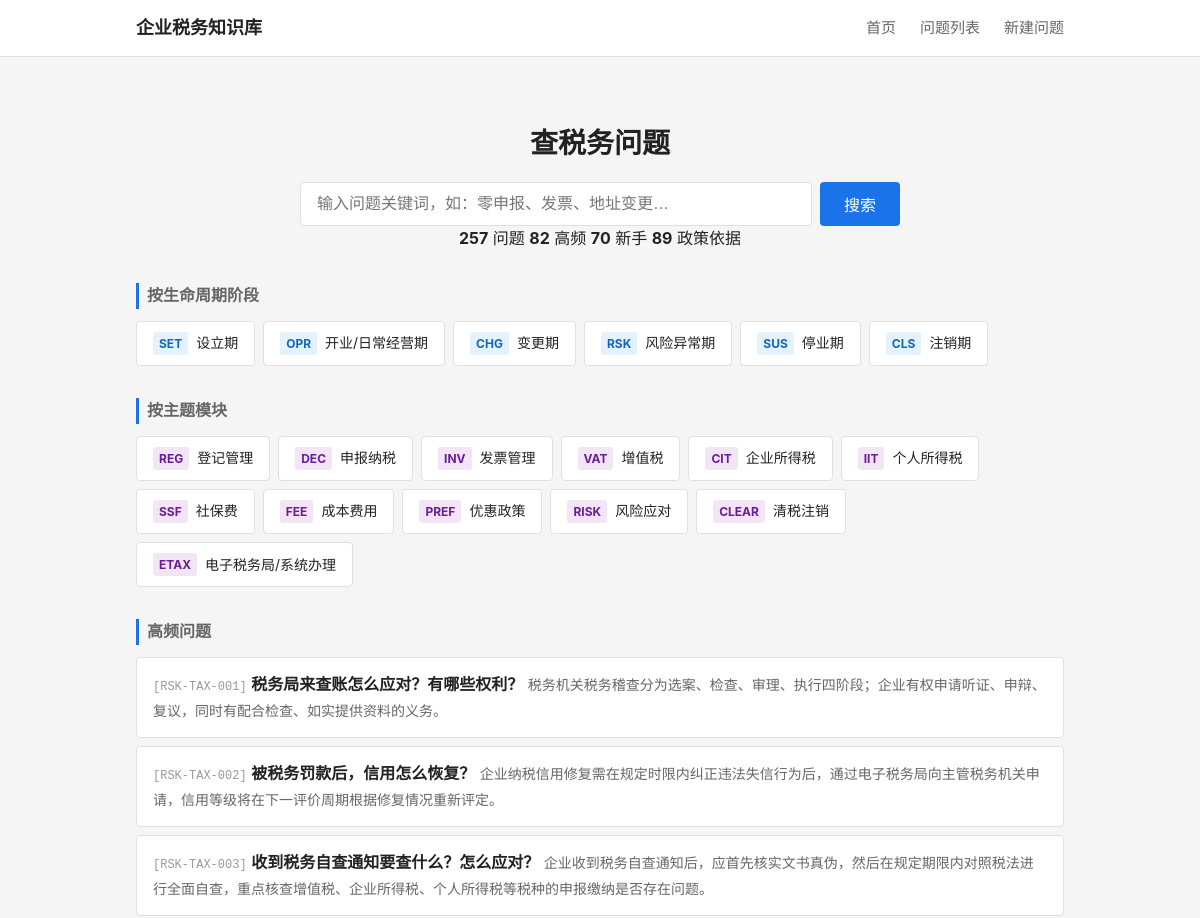
Before: / (upper part) with the older database file.
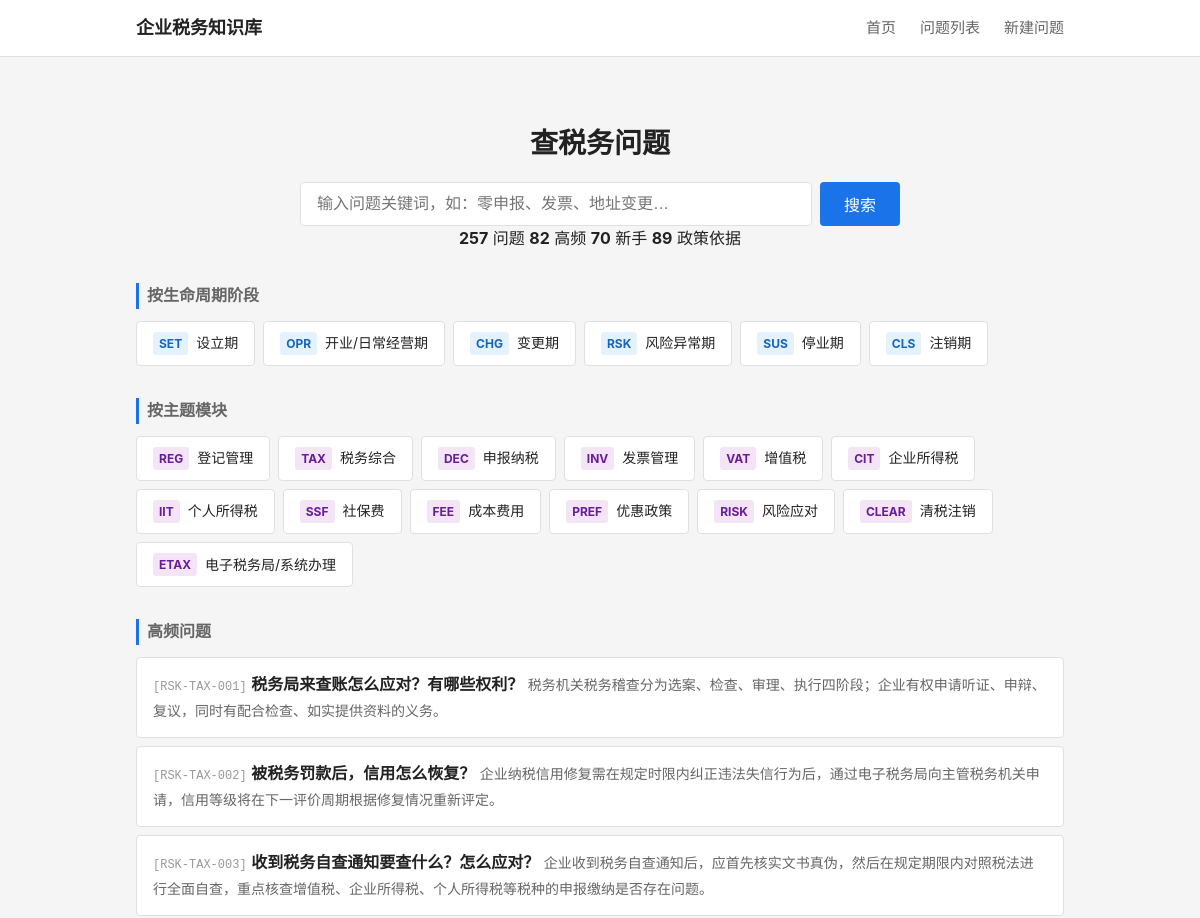
After: the same page with the newer database file.
### tables this page shows
CREATE TABLE tag_dict (
    id              INTEGER PRIMARY KEY AUTOINCREMENT,
    tag_code        TEXT NOT NULL UNIQUE,
    tag_name        TEXT NOT NULL,
    tag_category    TEXT,
    parent_id       INTEGER,
    display_order   INTEGER NOT NULL DEFAULT 1,
    status          TEXT NOT NULL DEFAULT 'active',

    FOREIGN KEY (parent_id) REFERENCES tag_dict(id) ON DELETE SET NULL
);

CREATE TABLE question_master (
    id              INTEGER PRIMARY KEY AUTOINCREMENT,
    question_code   TEXT NOT NULL UNIQUE,
    question_title  TEXT NOT NULL,
    question_plain  TEXT NOT NULL,

    -- 分类
    stage_code      TEXT NOT NULL,
    module_code     TEXT NOT NULL,
    question_type   TEXT NOT NULL,

    -- 答案
    one_line_answer TEXT NOT NULL,
    detailed_answer TEXT,
    core_definition TEXT,

    -- 条件与边界
    applicable_conditions TEXT,
    exceptions_boundary   TEXT,

    -- 实务
    practical_steps TEXT,
    risk_warning    TEXT,

    -- 适用范围
    scope_level     TEXT NOT NULL DEFAULT 'scope_national',
    local_region    TEXT,

    -- 确定性
    answer_certainty TEXT NOT NULL DEFAULT 'certain_clear',

    -- 元数据
    keywords        TEXT,
    high_frequency_flag INTEGER NOT NULL DEFAULT 0,
    newbie_flag     INTEGER NOT NULL DEFAULT 0,

    -- 版本管理
    status          TEXT NOT NULL DEFAULT 'draft',
    version_no      INTEGER NOT NULL DEFAULT 1,

    -- 审计字段
    created_at      TEXT NOT NULL DEFAULT (datetime('now')),
    updated_at      TEXT NOT NULL DEFAULT (datetime('now'))
);

### backend/app.py (the view)
    @app.route('/')
    def index():
        from services.question_service import QuestionService
        svc = QuestionService()
        stages = svc.get_stages()
        modules = svc.get_modules()
        high_freq = svc.get_high_frequency(limit=6)
        newbie = svc.get_newbie(limit=6)
        recent = svc.get_recent_updates(limit=6)
        stats = svc.get_stats()
        return render_template('index.html',
                               stages=stages, modules=modules,
                               high_freq=high_freq, newbie=newbie, recent=recent,
                               stats=stats)

### backend/services/question_service.py (called while the page is built)
    def _query(self, sql, params=None):
        conn = sqlite3.connect(self.db_path)
        conn.execute("PRAGMA foreign_keys = ON")
        conn.row_factory = sqlite3.Row
        cur = conn.cursor()
        if params:
            cur.execute(sql, params)
        else:
            cur.execute(sql)
        rows = cur.fetchall()
        conn.close()
        return [dict(r) for r in rows]

    def get_stages(self):
        return self._query("""
            SELECT tag_code, tag_name
            FROM tag_dict
            WHERE tag_category = 'stage'
            ORDER BY display_order
        """)

    def get_modules(self):
        return self._query("""
            SELECT tag_code, tag_name
            FROM tag_dict
            WHERE tag_category = 'module'
            ORDER BY display_order
        """)

    def get_high_frequency(self, limit=10):
        return self._query("""
            SELECT question_code, question_plain, question_title, one_line_answer, stage_code
            FROM question_master
            WHERE status = 'active' AND high_frequency_flag = 1
            ORDER BY updated_at DESC
            LIMIT ?
        """, (limit,))

### frontend/templates/index.html (shortened to what this page needs)
{% extends "base.html" %}
{% block main %}
<section class="search-section">
    <h1>查税务问题</h1>
    <form action="/questions" method="get" class="search-form">
        <input type="text" name="keyword" placeholder="输入问题关键词，如：零申报、发票、地址变更…" class="search-input">
        <button type="submit" class="search-btn">搜索</button>
    </form>
    {% if stats %}
    <div class="stats-bar">
        <span><strong>{{ stats.total_questions }}</strong> 问题</span>
        <span><strong>{{ stats.total_hf }}</strong> 高频</span>
        <span><strong>{{ stats.total_newbie }}</strong> 新手</span>
        <span><strong>{{ stats.total_policies }}</strong> 政策依据</span>
    </div>
    {% endif %}
</section>
<section class="nav-section">
    <h2 class="section-title">按生命周期阶段</h2>
    <div class="card-grid stage-grid">
        {% for s in stages %}
        <a href="/questions?stage={{ s.tag_code }}" class="card card-stage">
            <span class="card-code">{{ s.tag_code }}</span>
            <span class="card-name">{{ s.tag_name }}</span>
        </a>
        {% endfor %}
    </div>
</section>
<section class="nav-section">
    <h2 class="section-title">按主题模块</h2>
    <div class="card-grid module-grid">
        {% for m in modules %}
        <a href="/questions?module={{ m.tag_code }}" class="card card-module">
            <span class="card-code">{{ m.tag_code }}</span>
            <span class="card-name">{{ m.tag_name }}</span>
        </a>
        {% endfor %}
    </div>
</section>
{% if high_freq %}
<section class="list-section">
    <h2 class="section-title">高频问题</h2>
    <ul class="question-list">
        {% for q in high_freq %}
        <li class="question-item">
            <a href="/question/{{ q.question_code }}" class="question-link">
                <span class="q-code">[{{ q.question_code }}]</span>
                <span class="q-title">{{ q.question_plain }}</span>
                <span class="q-answer">{{ q.one_line_answer }}</span>
            </a>
        </li>
        {% endfor %}
    </ul>
</section>
{% endif %}
{% endblock %}

Changed rows visible on the page:
added tag_dict: tag_code "TAX", tag_name "税务综合", shown under "按主题模块"
